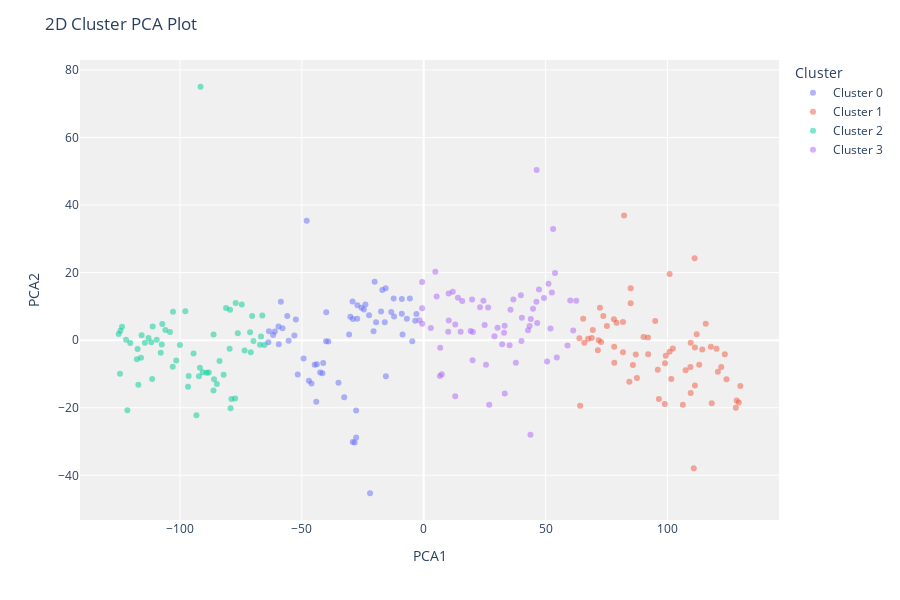
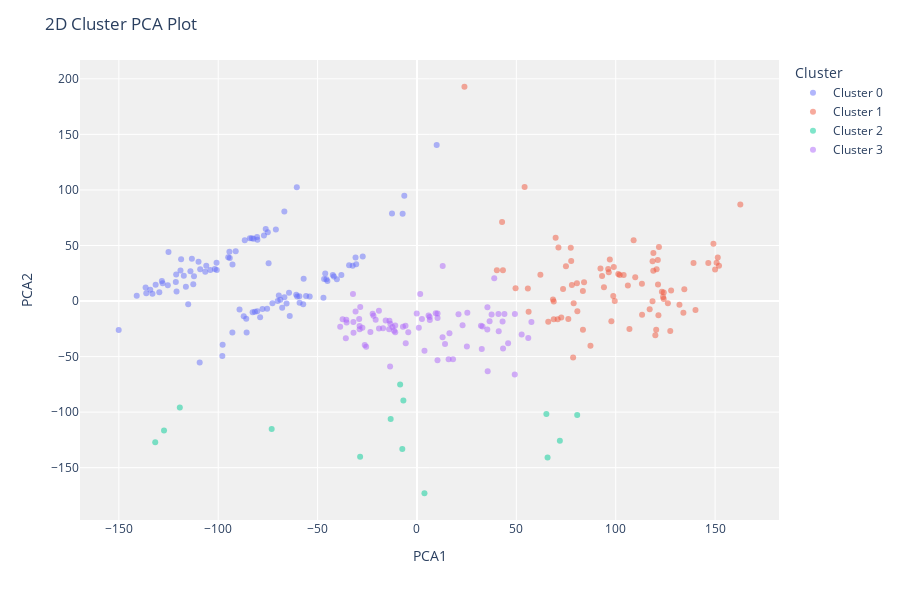
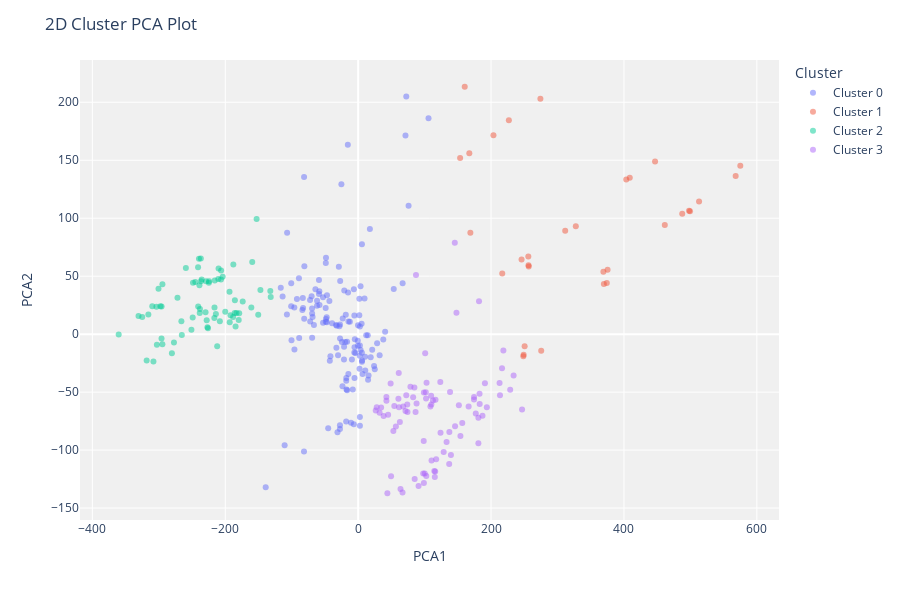

Here is the notebook cell these charts were saved with, in order:
### Markdown cell above
### 3. Repeat for all points

### Code cell
point_names = ['upstream', 'middle', 'terminus']

for i, point in enumerate(point_names):
    df = pd.read_csv('../data/clean/' + point + '_velocity_series_clean.csv')
    
    df = df.rename(columns={'VelocitySeries': 'velocity'})
    df['series'] = np.arange(1,len(df)+1)
    df['time'] = pd.to_datetime(df['time'])
    df = df[['series', 'time', 'velocity']] 
    
    train = df[df['time'] < pd.to_datetime('06-01-2021')]
    test = df[df['time'] >= pd.to_datetime('06-01-2021')]
    print("Shape of training data:", train.shape, "Shape of test data:", test.shape)
    
    train_percentage = (len(train) / len(df)) * 100
    test_percentage = (len(test) / len(df)) * 100
    print(f"Training data percentage: {train_percentage:.2f}%")
    print(f"Testing data percentage: {test_percentage:.2f}%")
    
    s = setup(data = train, 
          numeric_features = ['time', 'series'],
          session_id = 123)
    
    kmeans = create_model('kmeans')
    plot_model(kmeans, plot = 'cluster')
